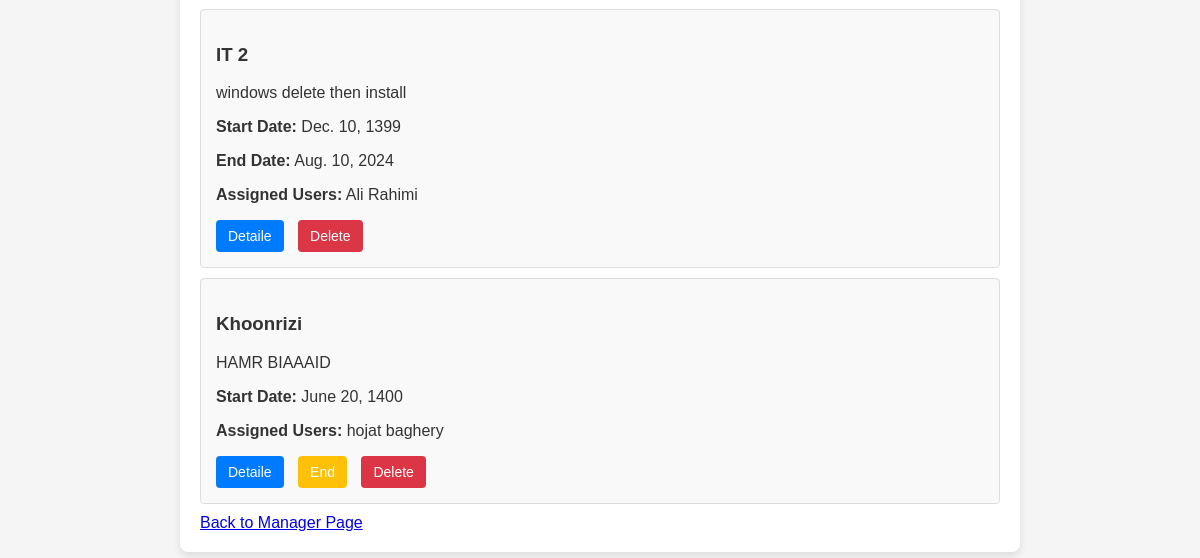
Before: /projects/ (signed in, lower part) with the older database file.
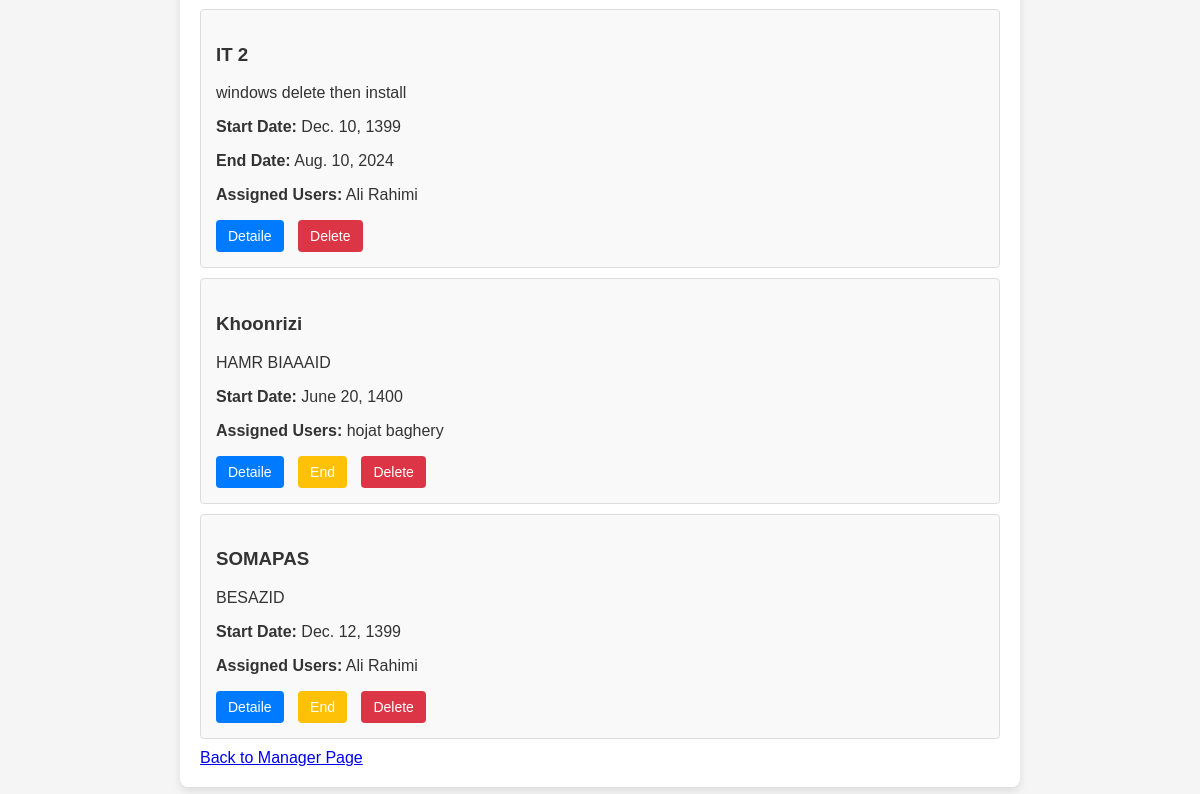
After: the same page with the newer database file.
### daftarMain/models.py (models this page shows, shortened)
class Project(models.Model):
    name = models.CharField(max_length=100)
    description = models.TextField(null=True, blank=True)
    start_date = models.DateField()
    end_date = models.DateField(null=True, blank=True)
    assigned_users = models.ManyToManyField(OfficeUser, related_name='projects')

class OfficeUser(models.Model):
    user = models.OneToOneField(User, on_delete=models.CASCADE, null=True, blank=True) # remove null, blank = true
    first_name = models.CharField(max_length=30)
    last_name = models.CharField(max_length=30)
    phone = models.CharField(max_length=15, unique=True)
    home_phone = models.CharField(max_length=15, unique=True, null=True, blank=True)
    birth_date = models.DateField(null=True, blank=True)
    code_meli = models.CharField(max_length=10)
    office_admin = models.ForeignKey(OfficeManager, on_delete=models.CASCADE, null=True, blank=True) # remove null, blank = true
    staff_number = models.CharField(max_length=20, unique=True, null=True, blank=True)
    staff_pic = models.ImageField(upload_to='staff_pics/', null=True, blank=True)
    address = models.TextField(null=True, blank=True)
    def __str__(self):
        return f"{self.first_name} {self.last_name}"

### daftarMain/views.py (the view)
# urls.py: path('projects/', views.project_page, name='project_page'),
@login_required
def project_page(request):
    if request.method == 'POST':
        form = ProjectForm(request.POST)
        if form.is_valid():
            project = form.save(commit=False)  # Save the form data without committing to the DB
            project.save()  # Now commit to the DB
            form.save_m2m()  # Save many-to-many relationships, required for assigned_users
            messages.success(request, 'Project created successfully!')  # Add success message
            return redirect('project_page')
    else:
        form = ProjectForm()
    projects = Project.objects.all()
    context = {
        'form': form,
        'projects': projects,
    }
    return render(request, 'project_page.html', context)

### daftarMain/templates/project_page.html (shortened to what this page needs)
<!DOCTYPE html>
<html lang="en">
<head>
</head>
<body>
    <div class="container">
        <div class="project-list">
            {% for project in projects %}
            <div class="project-item">
                <h3>{{ project.name }}</h3>
                <p>{{ project.description }}</p>
                <p><strong>Start Date:</strong> {{ project.start_date }}</p>
                {% if project.end_date %}
                <p><strong>End Date:</strong> {{ project.end_date }}</p>
                {% endif %}
                <p><strong>Assigned Users:</strong>
                    {% for user in project.assigned_users.all %}
                        {{ user.first_name }} {{ user.last_name }}{% if not forloop.last %}, {% endif %}
                    {% endfor %}
                </p>
                <div class="action-buttons">
                    <button class="edit-button" onclick="window.location.href='{% url 'detail_project' project.id %}'">Detaile</button>
                    {% if not project.end_date %}
                    <button class="end-button" onclick="window.location.href='{% url 'end_project' project.id %}'">End</button>
                    {% endif %}
                    <form method="POST" action="{% url 'delete_project' project.id %}" id="delete-form-{{ project.id }}" style="display:inline;">
                        <button class="delete-button" data-form-id="delete-form-{{ project.id }}" onclick="confirmDelete(event, '{{ project.name }}')">Delete</button>
                    </form>
                </div>
            </div>
            {% endfor %}
        </div>
        <a href="{% url 'office_manager_page' %}" class="back-link">Back to Manager Page</a>
    </div>
</body>
</html>

Changed rows visible on the page:
added Project: name "SOMAPAS", description "BESAZID", start_date "Dec. 12, 1399", shows "End", OfficeUser (first_name "Ali", last_name "Rahimi")
